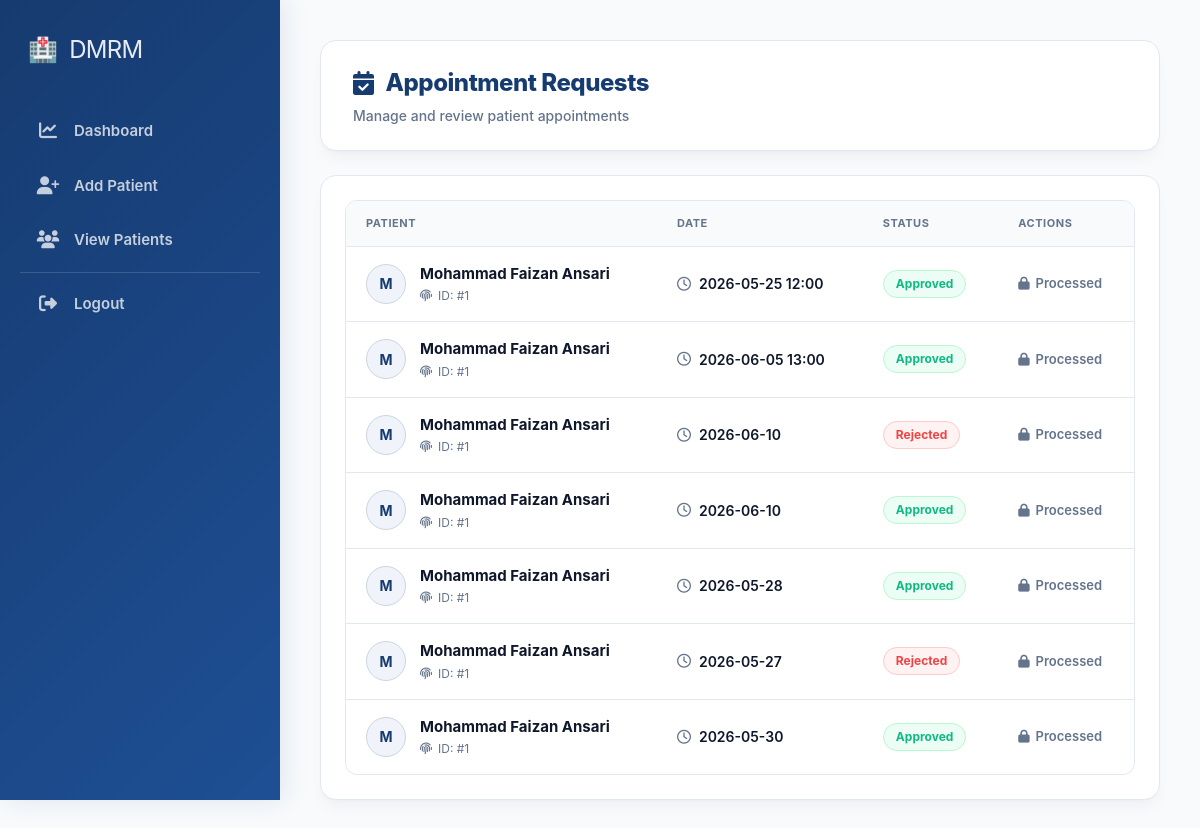
The page /appointments (signed in) on the database as committed earlier.
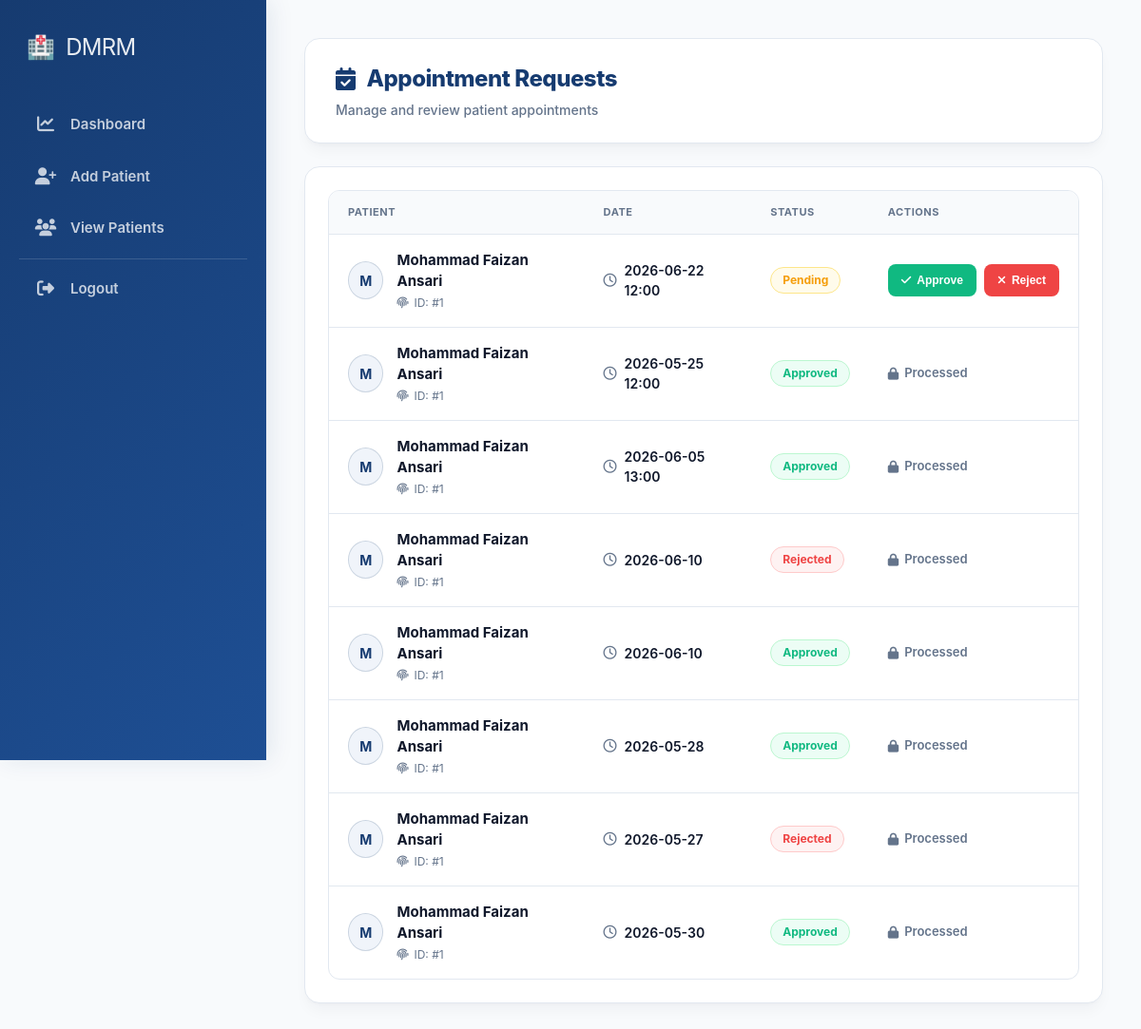
The same page on the database as committed later.
### tables this page shows
CREATE TABLE appointments (
        id INTEGER PRIMARY KEY AUTOINCREMENT,
        patient_id INTEGER,
        doctor_id INTEGER,
        patient_name TEXT,
        requested_date TEXT,
        status TEXT DEFAULT 'pending',
        message TEXT,
        FOREIGN KEY(patient_id) REFERENCES patients(id),
        FOREIGN KEY(doctor_id) REFERENCES doctors(id)
    );

### app.py (the view)
@app.route("/appointments")
def view_appointments():
    if not is_logged_in() or session.get("role") != "admin":
        return redirect("/login")
    doctor_id = session.get("doctor_id")
    conn = sqlite3.connect(DATABASE, timeout=20)
    cur = conn.cursor()
    cur.execute("""
        SELECT id, patient_id, doctor_id, patient_name, requested_date, status
        FROM appointments
        WHERE doctor_id=?
        ORDER BY id DESC
    """, (doctor_id,))
    appointments = cur.fetchall()
    conn.close()
    return render_template("appointments.html", appointments=appointments)

### app.py (called while the page is built)
def is_logged_in():
    return session.get("logged_in")

### templates/appointments.html (shortened to what this page needs)
{% extends "base.html" %}
{% block content %}
<link rel="stylesheet" href="https://cdnjs.cloudflare.com/ajax/libs/font-awesome/6.5.1/css/all.min.css"/>
<div class="ap-workspace-wrapper">
    <div class="appointment-header">
        <div>
            <h1 class="page-title"><i class="fa-solid fa-calendar-check"></i> Appointment Requests</h1>
            <p class="page-subtitle">Manage and review patient appointments</p>
        </div>
    </div>
    <div class="appointment-card">
        {% if appointments %}
        <div class="table-wrapper">
            <table class="appointment-table">
                <thead>
                    <tr>
                        <th>Patient</th>
                        <th>Date</th>
                        <th>Status</th>
                        <th>Actions</th>
                    </tr>
                </thead>
                <tbody>
                    {% for app in appointments %}
                    <tr>
                        <td data-label="Patient">
                            <div class="patient-meta-cell">
                                <div class="patient-avatar-badge">{{ app[3][0] | upper }}</div>
                                <div>
                                    <h4 class="patient-name-text">{{ app[3] }}</h4>
                                    <p class="patient-sub-info"><i class="fa-solid fa-fingerprint"></i> ID: #{{ app[1] }}</p>
                                </div>
                            </div>
                        </td>
                        <td data-label="Date">
                            <div class="date-timestamp-cell">
                                <i class="fa-regular fa-clock"></i> <span>{{ app[4] }}</span>
                            </div>
                        </td>
                        <td data-label="Status">
                            <span class="status-pill {{ app[5] | lower }}">
                                {{ app[5] }}
                            </span>
                        </td>
                        <td data-label="Actions">
                            <div class="actions-flex-container">
                                {% if app[5] | lower == 'pending' %}
                                    <form action="{{ url_for('approve_appointment', id=app[0]) }}" method="POST" style="display:inline;">
                                        <button type="submit" class="action-btn approve-btn"><i class="fa-solid fa-check"></i> Approve</button>
                                    </form>
                                    <form action="{{ url_for('reject_appointment', id=app[0]) }}" method="POST" style="display:inline;">
                                        <button type="submit" class="action-btn reject-btn"><i class="fa-solid fa-xmark"></i> Reject</button>
                                    </form>
                                {% else %}
                                    <span class="completed-text"><i class="fa-solid fa-lock"></i> Processed</span>
                                {% endif %}
                            </div>
                        </td>
                    </tr>
                    {% endfor %}
                </tbody>
            </table>
        </div>
        {% else %}
        <div class="empty-state">
            <div class="empty-icon"><i class="fa-solid fa-calendar-xmark"></i></div>
            <h3>No Pending Appointments</h3>
        </div>
        {% endif %}
    </div>
</div>
{% endblock %}

### templates/base.html (shortened to what this page needs)
<!DOCTYPE html>
<html lang="en">
<head>
    <link rel="stylesheet" href="https://cdnjs.cloudflare.com/ajax/libs/font-awesome/6.5.1/css/all.min.css">
</head>
<body>
<div class="layout">
    <div class="sidebar" id="appSidebar">
        <h2 class="logo">
            🏥 <span>DMRM</span>
        </h2>
        <div class="sidebar-links">
            {% if session.get('role') == 'admin' %}
            <a href="{{ url_for('dashboard') }}">
                <i class="fa-solid fa-chart-line"></i>
                Dashboard
            </a>
            <a href="{{ url_for('add_patient') }}">
                <i class="fa-solid fa-user-plus"></i>
                Add Patient
            </a>
            <a href="{{ url_for('view_patients') }}">
                <i class="fa-solid fa-users"></i>
                View Patients
            </a>
            {% elif session.get('role') == 'patient' %}
            <a href="{{ url_for('patient_dashboard') }}">
                <i class="fa-solid fa-user"></i>
                My Dashboard
            </a>
            {% endif %}
            <a href="{{ url_for('logout') }}" style="margin-top: auto; border-top: 1px solid rgba(255,255,255,0.15); padding-top: 20px; border-radius: 0;">
                <i class="fa-solid fa-right-from-bracket"></i>
                Logout
            </a>
        </div>
    </div>
    <div class="main-content">
        {% block content %}{% endblock %}
    </div>
</div>
</body>
</html>

### templates/appointments.html (style rules this page uses)
:root { --ap-navy: #0f172a; --ap-brand: #163b70; --ap-brand-light: #f0f4fa; --ap-border: #e2e8f0; --ap-surface: #ffffff; --ap-canvas: #f8fafc; --ap-muted: #64748b; --ap-ok: #10b981; --ap-ok-bg: #ecfdf5; --ap-warn: #f59e0b; --ap-warn-bg: #fffbeb; --ap-crit: #ef4444; --ap-crit-bg: #fef2f2; --radius-premium: 16px; --radius-pill: 9999px; --shadow-sm: 0 1px 3px rgba(0, 0, 0, 0.05); --shadow-card: 0 10px 15px -3px rgba(15, 23, 42, 0.04), 0 4px 6px -4px rgba(15, 23, 42, 0.04); --fx-spring: all 0.3s cubic-bezier(0.25, 1, 0.5, 1); --fx-smooth: all 0.2s ease; }
.ap-workspace-wrapper { width: 100%; font-family: -apple-system, BlinkMacSystemFont, "Inter", "Segoe UI", sans-serif; color: var(--ap-navy); background-color: var(--ap-canvas); box-sizing: border-box; animation: apIntro 0.4s cubic-bezier(0.16, 1, 0.3, 1) forwards; }
.appointment-header { background: var(--ap-surface); border: 1px solid var(--ap-border); border-radius: var(--radius-premium); box-shadow: var(--shadow-card); padding: 24px 32px; margin-bottom: 24px; display: flex; align-items: center; justify-content: space-between; gap: 16px; }
.page-title { font-size: 24px; font-weight: 800; color: var(--ap-brand); letter-spacing: -0.02em; margin: 0 0 4px 0; display: flex; align-items: center; gap: 12px; }
.page-subtitle { font-size: 14px; color: var(--ap-muted); margin: 0; font-weight: 500; }
.appointment-card { background: var(--ap-surface); border: 1px solid var(--ap-border); border-radius: var(--radius-premium); box-shadow: var(--shadow-card); padding: 24px; margin-bottom: 24px; }
.table-wrapper { width: 100%; overflow-x: auto; border-radius: 12px; border: 1px solid var(--ap-border); }
.appointment-table { width: 100%; border-collapse: collapse; text-align: left; font-size: 14px; }
.appointment-table th { background: #f8fafc; color: var(--ap-muted); font-weight: 700; text-transform: uppercase; font-size: 11px; letter-spacing: 0.05em; padding: 14px 20px; border-bottom: 1px solid var(--ap-border); }
.appointment-table td { padding: 16px 20px; border-bottom: 1px solid var(--ap-border); vertical-align: middle; }
.appointment-table tr:last-child td { border-bottom: none; }
.patient-meta-cell { display: flex; align-items: center; gap: 14px; }
.patient-avatar-badge { width: 40px; height: 40px; border-radius: 50%; background: var(--ap-brand-light); color: var(--ap-brand); font-size: 14px; font-weight: 700; display: flex; align-items: center; justify-content: center; border: 1px solid #cbd5e1; }
.patient-name-text { font-size: 15px; font-weight: 700; color: var(--ap-navy); margin: 0 0 2px 0; }
.patient-sub-info { font-size: 12px; color: var(--ap-muted); margin: 0; display: flex; align-items: center; gap: 6px; }
.date-timestamp-cell { font-weight: 600; color: var(--ap-navy); display: flex; align-items: center; gap: 8px; }
.date-timestamp-cell i { color: var(--ap-muted); }
.status-pill { display: inline-flex; align-items: center; gap: 6px; font-size: 12px; font-weight: 700; padding: 4px 12px; border-radius: var(--radius-pill); text-transform: capitalize; }
.status-pill.pending { background-color: var(--ap-warn-bg); color: var(--ap-warn); border: 1px solid #fde68a; }
.status-pill.approved { background-color: var(--ap-ok-bg); color: var(--ap-ok); border: 1px solid #bbf7d0; }
.status-pill.rejected { background-color: var(--ap-crit-bg); color: var(--ap-crit); border: 1px solid #fecaca; }
.actions-flex-container { display: flex; align-items: center; gap: 8px; }
.action-btn { height: 34px; padding: 0 14px; border-radius: 8px; font-size: 12px; font-weight: 700; text-decoration: none; display: inline-flex; align-items: center; gap: 6px; border: none; cursor: pointer; transition: var(--fx-spring); color: #ffffff; }
.approve-btn { background: var(--ap-ok); }
.reject-btn { background: var(--ap-crit); }
.completed-text { font-size: 13px; font-weight: 600; color: var(--ap-muted); display: inline-flex; align-items: center; gap: 6px; }

Rows that differ between the two databases and show on the page:
added appointments: patient_name "M", patient_name "Mohammad Faizan Ansari", patient "1", requested_date "2026-06-22 12:00", status "Pending"
